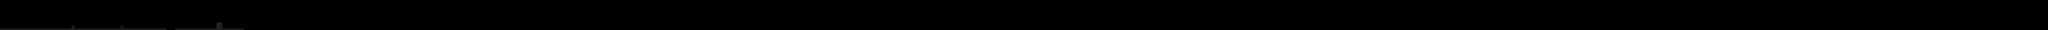

This is a level from a 2D game, rendered from its Tiled map with the project's own tilesets. A one-line summary and the map file follow, with tile-layer data summarised:
An orthogonal 1344x20 tile map with 32x32 px tiles, 1 tile layer (Tile Layer 1).

<map version="1.0" orientation="orthogonal" renderorder="right-down" width="1344" height="20" tilewidth="32" tileheight="32" nextobjectid="1">
 <tileset firstgid="1" name="tileset00" tilewidth="32" tileheight="32" tilecount="70" columns="5">
  <image source="../tileset00.png" trans="ff00ff" width="160" height="448" />
 </tileset>
 <layer name="Tile Layer 1" width="1344" height="20">
  <data>[26880 cells, 178 non-empty, 17 distinct tile ids]</data>
 </layer>
</map>
